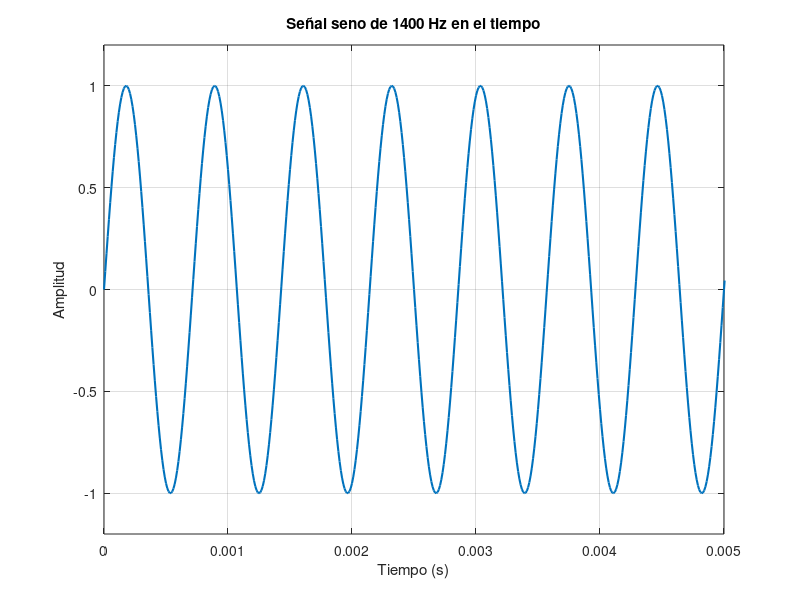
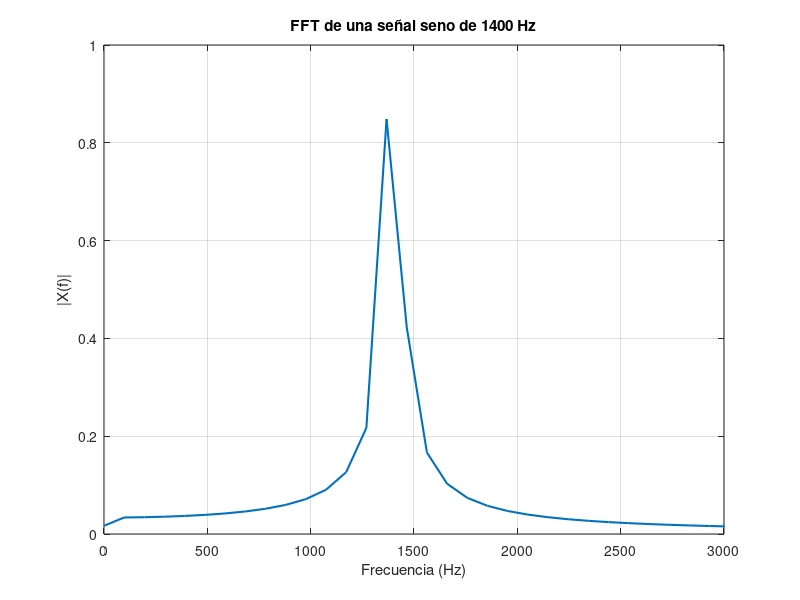

Source code (MATLAB) for these figures, in order:
clear; clc; close all;

% Parámetros
Fs = 100000;          % Frecuencia de muestreo (Hz)
f0 = 1400;           % Frecuencia del seno (Hz)

L = 1000;            % Número de muestras
t = 0:1/Fs:1;
x = sin(2*pi*f0*t);  % Señal seno

% FFT
NFFT = 1024;
Y = fft(x, NFFT);
P2 = abs(Y)/L;
P1 = P2(1:NFFT/2+1);
P1(2:end-1) = 2*P1(2:end-1);

f = Fs*(0:(NFFT/2))/NFFT;

% -------- Gráficas --------
figure;

% Dominio del tiempo (zoom)
plot(t, x, 'LineWidth', 1.5)
xlim([0 0.005])            % Zoom para ver bien la seno
ylim([-1.2 1.2])
xlabel('Tiempo (s)')
ylabel('Amplitud')
title('Señal seno de 1400 Hz en el tiempo')
grid on

figure;
plot(f, P1, 'LineWidth', 1.5)
xlim([0 3000])
xlabel('Frecuencia (Hz)')
ylabel('|X(f)|')
title('FFT de una señal seno de 1400 Hz')
grid on
